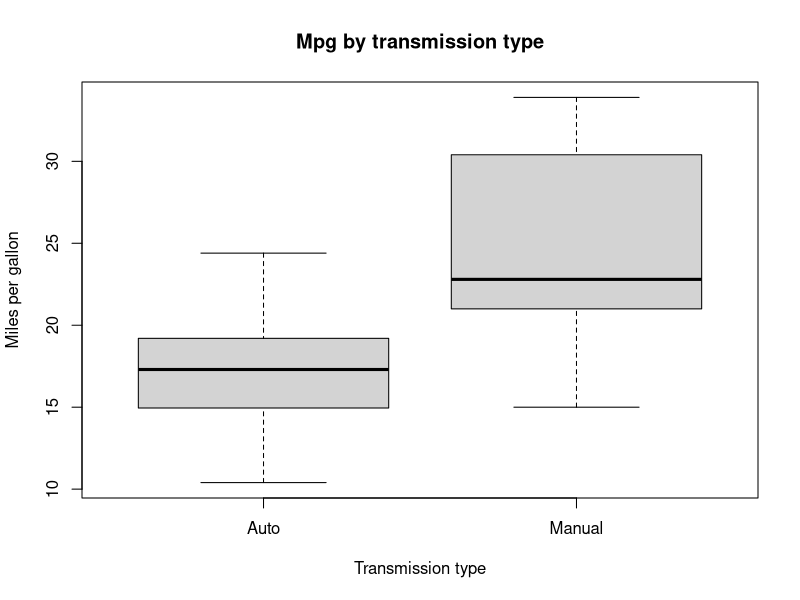
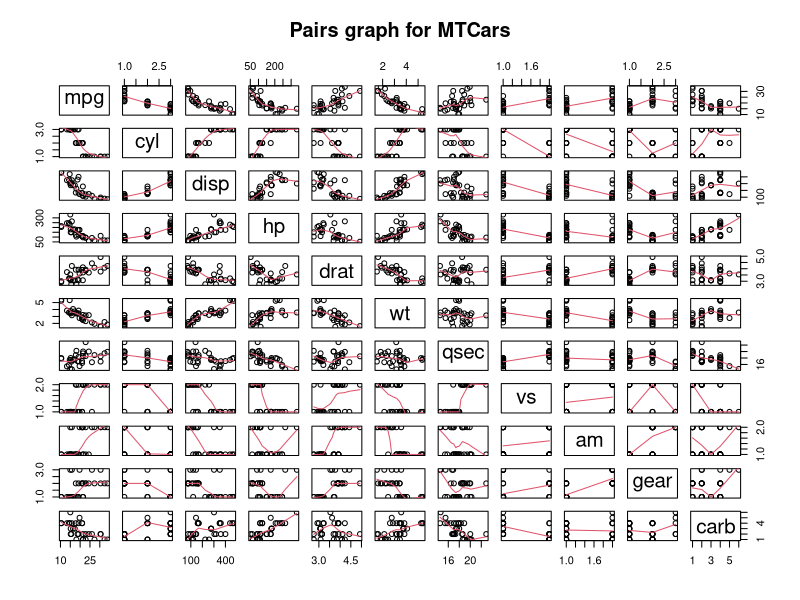
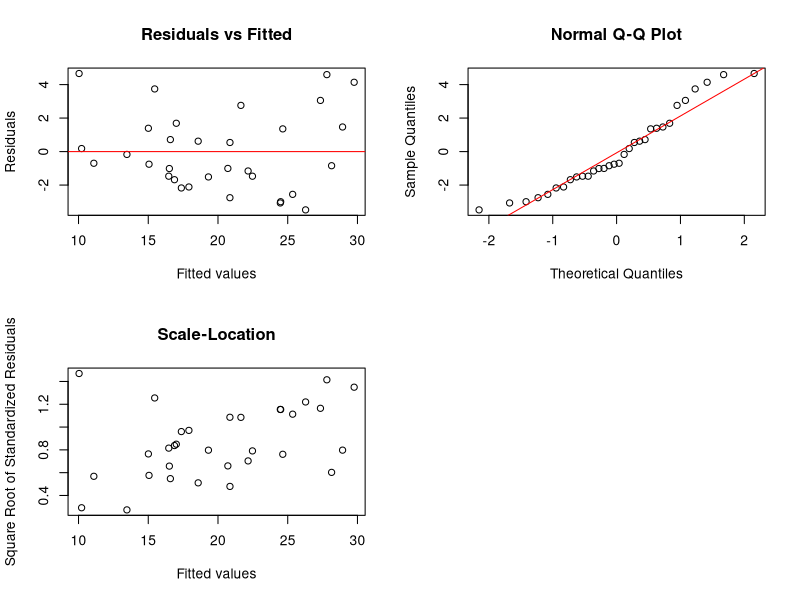

Write the R code that produced these figures, in order.
## ---- chunk 1
knitr::opts_chunk$set(echo = TRUE)
## ---- chunk 2
data(mtcars)
str(mtcars)
## ---- chunk 3
mtcars$cyl <- factor(mtcars$cyl)
mtcars$vs <- factor(mtcars$vs)
mtcars$gear <- factor(mtcars$gear)
mtcars$carb <- factor(mtcars$carb)
mtcars$am <- factor(mtcars$am)
## ---- chunk 4
levels(mtcars$am) <- c("Auto", "Manual")
## ---- chunk 5
t.test(mpg ~ am, data = mtcars)
## ---- chunk 6
wilcox.test(mpg ~ am, data = mtcars)
## ---- chunk 7
model.all <- lm(mpg ~ ., data = mtcars)
n <- nrow(mtcars)
model <- step(model.all, direction = "backward", k = log(n))
## ---- chunk 8
summary(model)
## ---- chunk 9
anova(lm(mpg ~ am, data = mtcars), lm(mpg ~ am + qsec, data = mtcars), lm(mpg ~ am + wt + qsec, data = mtcars))
## ---- chunk 10
confint(model)
## ---- chunk 11
leverage <- hatvalues(model)
## ---- chunk 12
leverage[which(leverage > 0.5)]
## ---- chunk 13
influential <- dfbetas(model)
## ---- chunk 14
influential[which(abs(influential) > 1)]
## ---- chunk 15
plot(mpg ~ am, data = mtcars, main = "Mpg by transmission type", xlab = "Transmission type", ylab = "Miles per gallon")
## ---- chunk 16
pairs(mtcars, panel = panel.smooth, main = "Pairs graph for MTCars")
## ---- chunk 17
par(mfrow = c(2, 2))
plot(fitted(model), residuals(model), xlab = "Fitted values", ylab = "Residuals", main = "Residuals vs Fitted")
abline(h = 0, col = "red")
qqnorm(residuals(model))
qqline(residuals(model), col = "red")
plot(fitted(model), sqrt(abs(rstandard(model))), xlab = "Fitted values", ylab = "Square Root of Standardized Residuals", main = "Scale-Location")
## ---- chunk 18
library(lmtest)
bptest(model)
## ---- chunk 19
dwtest(model, alternative = "two.sided")
## ---- chunk 20
shapiro.test(residuals(model))
